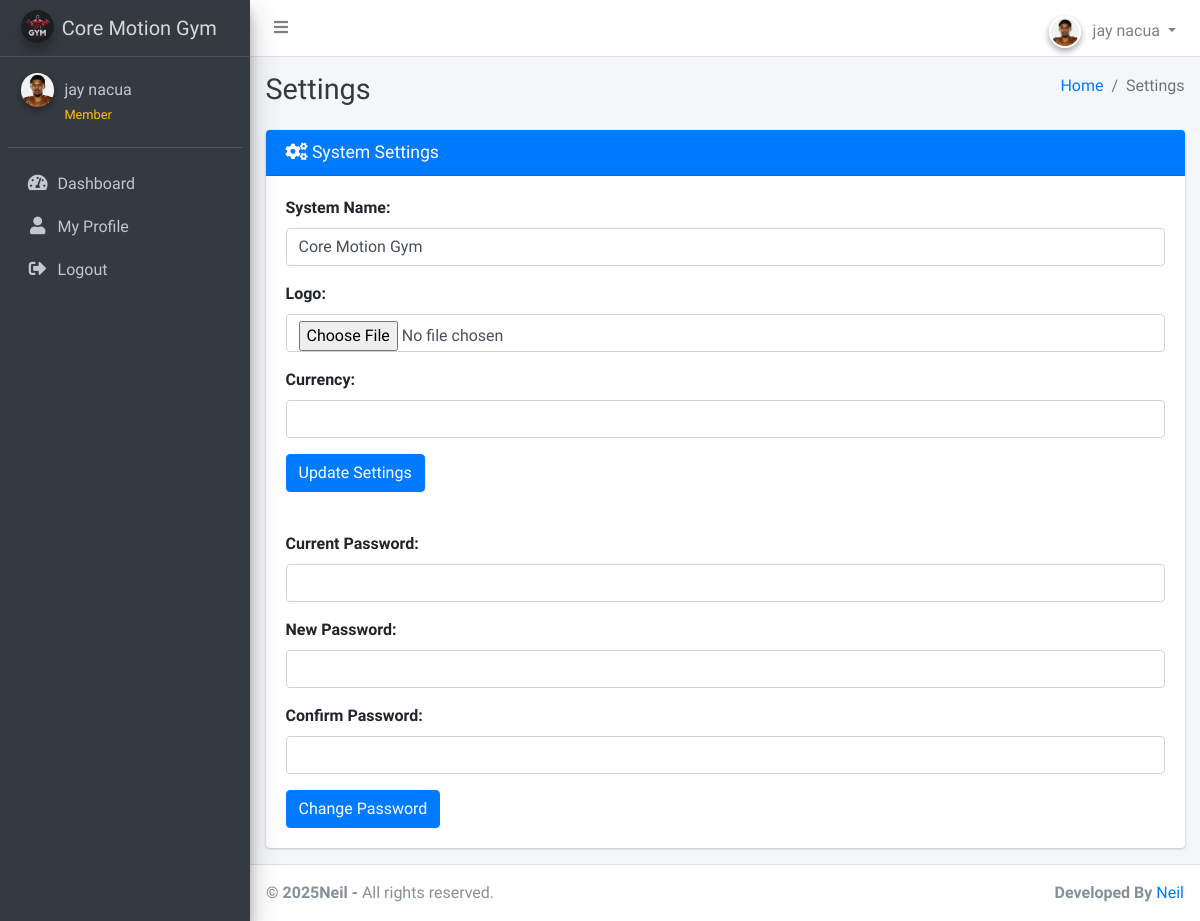
Page /settings.php (signed in) on the committed database.
### tables this page shows
CREATE TABLE `members` (
  `id` int(11) NOT NULL,
  `fullname` varchar(255) NOT NULL,
  `dob` date NOT NULL,
  `gender` varchar(10) NOT NULL,
  `contact_number` varchar(20) NOT NULL,
  `email` varchar(255) NOT NULL,
  `password` varchar(255) DEFAULT NULL,
  `address` varchar(255) NOT NULL,
  `country` varchar(255) NOT NULL,
  `postcode` varchar(20) NOT NULL,
  `occupation` varchar(255) NOT NULL,
  `membership_type` int(11) NOT NULL,
  `membership_number` varchar(20) NOT NULL,
  `created_at` timestamp NOT NULL DEFAULT current_timestamp(),
  `photo` varchar(255) NOT NULL,
  `expiry_date` date DEFAULT NULL,
  `role` enum('admin','member') DEFAULT 'member',
  `is_active` tinyint(1) DEFAULT 1,
  `last_login` timestamp NULL DEFAULT NULL
);

CREATE TABLE `settings` (
  `id` int(11) NOT NULL,
  `system_name` varchar(255) NOT NULL,
  `logo` varchar(255) NOT NULL,
  `currency` varchar(50) NOT NULL
);

### settings.php (the view, shortened to what this page needs)
<?php
include('includes/config.php');
?>
<?php include('includes/header.php');?>
<body class="hold-transition sidebar-mini layout-fixed layout-navbar-fixed layout-footer-fixed">
<div class="wrapper">
    <?php include('includes/nav.php');?>
    <?php include('includes/sidebar.php');?>
    <div class="content-wrapper">
        <?php include('includes/pagetitle.php');?>
        <section class="content">
            <div class="container-fluid">
                <div class="row">
                    <div class="col-md-12">
                        <div class="card card-primary">
                            <div class="card-header">
                                <h3 class="card-title"><i class="fas fa-cogs"></i> System Settings</h3>
                            </div>
                            <form method="post" action="" enctype="multipart/form-data">
                                <div class="card-body">
                                    <div class="form-group">
                                        <label for="systemName">System Name:</label>
                                        <input type="text" id="systemName" name="systemName" class="form-control"
                                            value="<?php echo isset($settings['system_name']) ? $settings['system_name'] : ''; ?>"
                                            required>
                                    </div>
                                    <div class="form-group">
                                        <label for="logo">Logo:</label>
                                        <input type="file" id="logo" name="logo" class="form-control">
                                    </div>
                                    <div class="form-group">
                                        <label for="currency">Currency:</label>
                                        <input type="text" id="currency" name="currency" class="form-control"
                                            value="<?php echo isset($settings['currency']) ? $settings['currency'] : ''; ?>"
                                            required>
                                    </div>
                                    <button type="submit" name="updateSettings" class="btn btn-primary">Update Settings</button>
                                </div>
                            </form>
                            <form method="post" action="">
                                <div class="card-body">
                                    <div class="form-group">
                                        <label for="currentPassword">Current Password:</label>
                                        <input type="password" id="currentPassword" name="currentPassword" class="form-control"
                                            required>
                                    </div>
                                    <div class="form-group">
                                        <label for="newPassword">New Password:</label>
                                        <input type="password" id="newPassword" name="newPassword" class="form-control"
                                            required>
                                    </div>
                                    <div class="form-group">
                                        <label for="confirmPassword">Confirm Password:</label>
                                        <input type="password" id="confirmPassword" name="confirmPassword" class="form-control"
                                            required>
                                    </div>
                                    <button type="submit" name="changePassword" class="btn btn-primary">Change Password</button>
                                </div>
                            </form>
                        </div>
                    </div>
                </div>
            </div>
        </section>
    </div>
    <footer class="main-footer">
    <strong> &copy; <?php echo date('Y');?>Neil</a> -</strong>
    All rights reserved.
    <div class="float-right d-none d-sm-inline-block">
      <b>Developed By</b> <a href="">Neil</a>
    </div>
  </footer>
</div>
</body>
</html>

### includes/nav.php (shortened to what this page needs)
<nav class="main-header navbar navbar-expand navbar-white navbar-light">
    <ul class="navbar-nav">
        <li class="nav-item">
            <a class="nav-link" data-widget="pushmenu" href="#" role="button"><i class="fas fa-bars"></i></a>
        </li>
    </ul>
    <ul class="navbar-nav ml-auto">
        <li class="nav-item dropdown">
            <a class="nav-link dropdown-toggle" data-toggle="dropdown" href="#" role="button">
                <?php if (isset($_SESSION['user_type']) && $_SESSION['user_type'] == 'member'): ?>
                    <?php
                    $memberId = $_SESSION['user_id'];
                    $photoQuery = "SELECT photo FROM members WHERE id = $memberId";
                    $photoResult = $conn->query($photoQuery);
                    $memberPhoto = $photoResult->fetch_assoc();
                    $photoPath = (!empty($memberPhoto['photo']) && $memberPhoto['photo'] != 'default.jpg') ?
                                'uploads/member_photos/' . $memberPhoto['photo'] : 'dist/img/snap.jpg';
                    ?>
                    <img src="<?php echo $photoPath; ?>" class="user-image img-circle elevation-2" alt="Member Avatar"
                         style="width: 32px; height: 32px; object-fit: cover; border: 2px solid #fff;">
                <?php else: ?>
                    <img src="dist/img/snap.jpg" class="user-image img-circle elevation-2" alt="Admin Avatar"
                         style="width: 32px; height: 32px; object-fit: cover; border: 2px solid #fff;">
                <?php endif; ?>
                <span class="d-none d-md-inline ml-2">
                    <?php echo isset($_SESSION['fullname']) ? $_SESSION['fullname'] : 'User'; ?>
                </span>
            </a>
        </li>
    </ul>
</nav>

### includes/sidebar.php (shortened to what this page needs)
<aside class="main-sidebar sidebar-dark-primary elevation-4">
  <a href="<?php echo isset($_SESSION['user_type']) && $_SESSION['user_type'] == 'member' ? 'member_dashboard.php' : 'dashboard.php'; ?>" class="brand-link">
    <?php
    $fetchLogoQuery = "SELECT logo, system_name FROM settings WHERE id = 1";
    $fetchLogoResult = $conn->query($fetchLogoQuery);
    if ($fetchLogoResult->num_rows > 0) {
        $settings = $fetchLogoResult->fetch_assoc();
        $logoPath = $settings['logo'];
        $systemName = $settings['system_name'];
    } else {
        $logoPath = 'dist/img/default-logo.png';
        $systemName = 'Core Motion System';
    }
    ?>
    <img src="<?php echo $logoPath; ?>" alt="Logo" class="brand-image img-circle elevation-3" style="opacity: .8">
    <span class="brand-text font-weight-light"><?php echo $systemName; ?></span>
  </a>
  <div class="sidebar">
    <div class="user-panel mt-3 pb-3 mb-3 d-flex">
      <div class="image">
        <?php if (isset($_SESSION['user_type']) && $_SESSION['user_type'] == 'member'): ?>
          <?php
          $memberId = $_SESSION['user_id'];
          $photoQuery = "SELECT photo FROM members WHERE id = $memberId";
          $photoResult = $conn->query($photoQuery);
          $memberPhoto = $photoResult->fetch_assoc();
          $photoPath = (!empty($memberPhoto['photo']) && $memberPhoto['photo'] != 'default.jpg') ?
                      'uploads/member_photos/' . $memberPhoto['photo'] : 'dist/img/avatar.png';
          ?>
          <img src="<?php echo $photoPath; ?>" class="img-circle elevation-2" alt="User Image">
        <?php else: ?>
          <img src="dist/img/snap.jpg" class="img-circle elevation-2" alt="User Image">
        <?php endif; ?>
      </div>
      <div class="info">
        <a href="#" class="d-block"><?php echo isset($_SESSION['fullname']) ? $_SESSION['fullname'] : 'User'; ?></a>
        <small class="text-warning"><?php echo isset($_SESSION['user_type']) ? ucfirst($_SESSION['user_type']) : 'Guest'; ?></small>
      </div>
    </div>
    <nav class="mt-2">
      <ul class="nav nav-pills nav-sidebar flex-column" data-widget="treeview" role="menu" data-accordion="false">
        <?php if (isset($_SESSION['user_type']) && $_SESSION['user_type'] == 'admin'): ?>
          <li class="nav-item">
            <a href="dashboard.php" class="nav-link">
              <i class="nav-icon fas fa-tachometer-alt"></i>
              <p>Dashboard</p>
            </a>
          </li>
          <li class="nav-item">
            <a href="add_members.php" class="nav-link">
              <i class="nav-icon fas fa-user-plus"></i>
              <p>Add Members</p>
            </a>
          </li>
          <li class="nav-item">
            <a href="manage_members.php" class="nav-link">
              <i class="nav-icon fas fa-users"></i>
              <p>Manage Members</p>
            </a>
          </li>
          <li class="nav-item">
          </li>
          <li class="nav-item">
            <a href="view_type.php" class="nav-link">
              <i class="nav-icon fas fa-list"></i>
              <p>View Membership Types</p>
            </a>
          </li>
          <li class="nav-item">
            <a href="list_renewal.php" class="nav-link">
              <i class="nav-icon fas fa-sync-alt"></i>
              <p>Renew Memberships</p>
            </a>
          </li>
          <li class="nav-item">
            <a href="report.php" class="nav-link">
              <i class="nav-icon fas fa-chart-bar"></i>
              <p>Members Report</p>
            </a>
          </li>
          <li class="nav-item">
            <a href="revenue_report.php" class="nav-link">
              <i class="nav-icon fas fa-money-bill-wave"></i>
              <p>Revenue Report</p>
            </a>
          </li>
          <li class="nav-item">
            <a href="settings.php" class="nav-link">
              <i class="nav-icon fas fa-cogs"></i>
              <p>Settings</p>
            </a>
          </li>
        <?php else: ?>
          <li class="nav-item">
            <a href="member_dashboard.php" class="nav-link">
              <i class="nav-icon fas fa-tachometer-alt"></i>
              <p>Dashboard</p>
            </a>
          </li>
          <li class="nav-item">
            <a href="member_profile.php" class="nav-link">
              <i class="nav-icon fas fa-user"></i>
              <p>My Profile</p>
            </a>
          </li>
        <?php endif; ?>
        <li class="nav-item">
          <a href="logout.php" class="nav-link">
            <i class="nav-icon fas fa-sign-out-alt"></i>
            <p>Logout</p>
          </a>
        </li>
      </ul>
    </nav>
  </div>
</aside>

### rows in the picture
members: photo (picture)
settings: logo (picture), system_name "Core Motion Gym", systemName "Core Motion Gym"

### other values in the picture
$_SESSION['fullname'] "jay nacua"
$_SESSION['user_type'] "Member"
$pageTitle "Settings"
